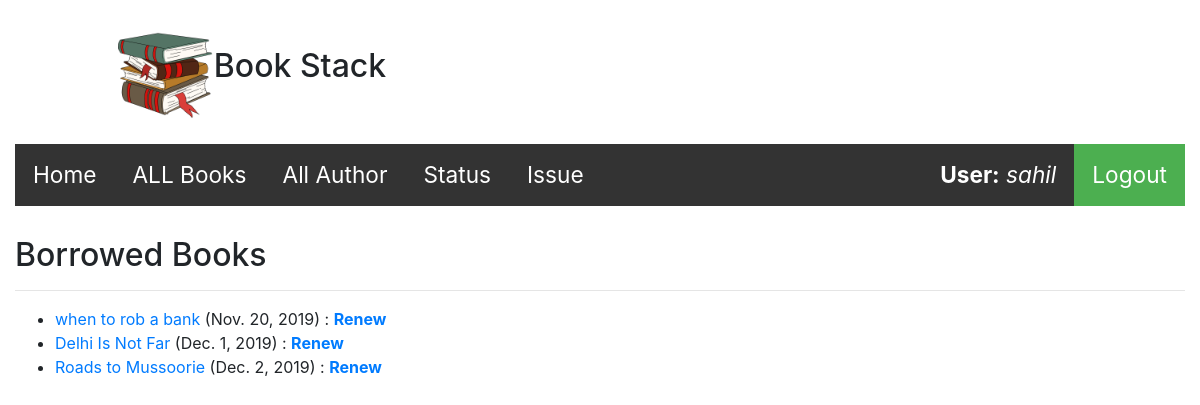
Page /catalog/borrowed (signed in) on the committed database.
### bookcollection/models.py (models this page shows, shortened)
class Bookinstances(models.Model):
    id=models.UUIDField(primary_key=True,default=uuid.uuid4,help_text='unique id for this part of the book across library')
    book1=models.ForeignKey('Book',on_delete=models.SET_NULL,null=True)
    print("sahil2121212121212")
    print(book1)
    imprint=models.CharField(max_length=300)
    due_back=models.DateField(null=True,blank=True)
    loan_status=[('m','Maintenance'),('o','onloan'),('r','reserved'),('a','available')]
    status=models.CharField(max_length=40,choices=loan_status,default='m',help_text='Book Avalilability')
    borrower=models.ForeignKey(User,on_delete=models.SET_NULL,null=True,blank=True)
    class Meta:
        permissions=(("can_mark_returned","set book as returned "),("staff","for staff only"),)
        ordering=['id']

class Book(models.Model):
    title=models.CharField('Title',max_length=300)
    author=models.ForeignKey('Author',on_delete=models.SET_NULL,null=True)
    summary=models.TextField(null=True,blank=True)
    genre=models.ManyToManyField('Genre',help_text='select the genre for this book')
    isbn  =models.CharField('ISBN',max_length=20,help_text='13 digit unique international code')
    def display_genre(self):
        "creating the string of genre"
        return ','.join(genre.name for genre in self.genre.all())
    display_genre.short_description = 'Genreeee'
    class Meta:
        ordering=['title']

### bookcollection/views.py (the view)
# urls.py: path("borrowed",views.loanbook.as_view(),name='borrowed'),
class loanbook(LoginRequiredMixin,generic.ListView):
    model = Bookinstances
    template_name ='bookcollection/loaned-book.html'
    user=User.objects.all()
    print(user)
    def get_context_data(self,**kwargs):
          context = super(loanbook, self).get_context_data(**kwargs)
          context['bookborrow']= Bookinstances.objects.filter(borrower=self.request.user).order_by('due_back')
          return context

### bookcollection/templates/bookcollection/loaned-book.html
{% extends './base.html' %}
{% block content  %}
<h2>Borrowed Books</h2>
<hr>
<ul> {% if bookborrow %}
  {% for bookinst in bookborrow %}
<li><a href="{% url 'book-detail' bookinst.book1.pk %}">{{bookinst.book1.title}}</a> ({{ bookinst.due_back }}) :
  <b><a  href="{% url 'userrenewsystem' bookinst.pk %}">Renew</a> </b>
  </li>
  {% endfor %}
</ul>
    {% else %}
  <p>There are no books borrowed.</p>
    {% endif %}
  {% endblock %}

### bookcollection/templates/bookcollection/base.html (shortened to what this page needs)
<!DOCTYPE html>
{% load static %}
<html>
    <head>
    <link rel="stylesheet" href="https://stackpath.bootstrapcdn.com/bootstrap/4.1.3/css/bootstrap.min.css">
    <link rel="stylesheet" href="https://stackpath.bootstrapcdn.com/bootstrap/4.3.1/css/bootstrap.min.css">
    <link rel="stylesheet" href="{% static 'css/2.css' %}">
</head>
<body>
    <div class=main>
        <img src="{% static 'images/books.png' %}"   >
        <h2 id='hding'>Book Stack</h2>
    </div>
<br>
    <div class="container-fluid">
            <div class= >
                {%block sidebar %}
                <ul class="navigation" id="myDIV" >
                    <li ><a href="{%url 'catalog' %}">Home</a></li>
                    <li><a href="{% url 'books' %}">ALL Books</a></li>
                    <li><a href="{% url 'author' %}">All Author</a></li>
                    {% if user.is_authenticated %}
                    {% if perms.bookcollection.can_mark_returned and  perms.bookcollection.staff %}
                    <li ><a href="{% url 'allbooks' %}">Status</a></li>
                    <li><a href="{% url 'available' %}">Issue</a></li>
                    <li class=right><a href="" disabled="disabled" > <strong> User:</strong> <i>{{user}} </i> </a> </li>
                    <li><a class="active" href="{% url 'logout' %}">Logout</a></li>
                    {% else %}
                    <li><a href="{% url 'borrowed' %}">Borrowed Books</a></li>
                    <li class="right"><a href="" disabled="disabled" > <strong> User:</strong> <i>{{user}} </i> </a> </li>
                    <li ><a class='active'   href="{% url 'logout'%}"> Logout </a></li>
                    {% endif %}
                    {% else %}
                    <li class="right"><a class="active" href="{% url 'login' %}"> Login</a></li>
                    {% endif %}
                </ul>
                {% endblock %}
            </div>
            <div> {% block content %}{% endblock %}</div>
    </div>
</body>
</html>

### static/css/2.css (style rules this page uses)
body { padding-top: 20px; }
.main { display: flex; justify-content:center; width:500px; }
.main img { height:100px }
.main #hding { align-self: center; }
.navigation { display: flex; flex-direction: row; justify-content:left; background-color: #333; width:auto; height:auto; margin-bottom: 20px; list-style-type: none; padding: 0px; overflow: hidden; height: auto; margin-bottom:30px; }
.navigation li { float:left }
.navigation li a { display: block; font-size: 0.6cm; color: white; text-align:center; padding:14px 18px; text-decoration:none; }
.navigation .active { background-color: #4CAF50; }
.navigation .right { margin-left: auto; }

### rows in the picture
Bookinstances: book1 "when to rob a bank", due_back "Nov. 20, 2019"
Bookinstances: book1 "Delhi Is Not Far", due_back "Dec. 1, 2019"
Bookinstances: book1 "Roads to Mussoorie", due_back "Dec. 2, 2019"

### other values in the picture
{{ user }} "sahil"
